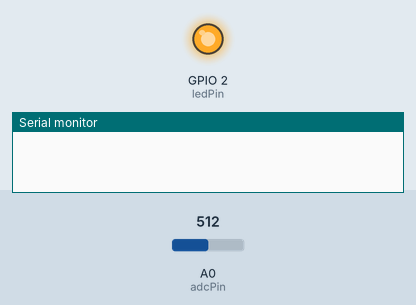
This sketch was run on a simulated ESP8266 (NodeMCU). Shown: output pins drawn as LEDs (lit = HIGH), the last lines printed to the serial monitor. The inputs (shaded band) are chosen by the test bench; at power-on: A0 (adcPin) = 512. Pins used as bus, display or sensor lines are not drawn.

Above: at 2.0 s.
At 63.94 s:
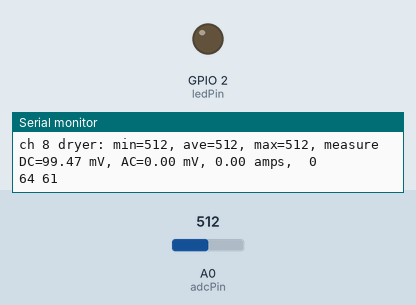
Timing chart, 0 to 81.2 s (numbered marks = the images above):
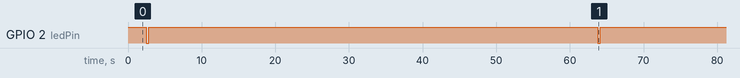

Measured:
- by itself, GPIO 2 (ledPin): alternates HIGH for 61.0 s and LOW for 0.29 s

The sketch:

IoTCayenne.ino
```cpp
/*
 * This is part of a current measuring project. See here for more
 * explanation: https://www.hackster.io/wjcarpenter/iot-power-strip-fb6c8b
 *
 * Iterate over all input channels, average a bunch of reads from each.
 * Send the AC voltage results to Cayenne dashboard, channel for channel.
 * Print results to the console for local monitoring.
 */

// Cayenne config start -------------------------------------
//#define CAYENNE_DEBUG
#define CAYENNE_PRINT Serial
#include <CayenneMQTTESP8266.h>

// WiFi network info.
#if 0
#else
char ssid[] = "SSID";
char wifiPassword[] = "wifi password";
#endif

// Cayenne authentication info. This should be obtained from the Cayenne Dashboard.
#if 0
#else
char username[] = "cayenne-device-username";
char password[] = "cayenne-device-password";
char clientID[] = "cayenne-device-clientID";
#endif
// Cayenne config end   -------------------------------------

// one-liner calculated values for each measurement chunk
#define PRINT_MEASUREMENT_SUMMARY 1
// print the tick value for each ADC read
#define PRINT_ALL_SAMPLES 0

// delay (in ms) between iterations of the channel scan
const int ITERATION_DELAY = 60 * 1000; // ms

// delay (in ms) after selecting a channel and first reading it
// I don't know if this "settling time" is necessary
const int PRE_MEASUREMENT_DELAY = 100; // ms

// we're going to take a bunch of samples, but we are really fast
// so sleep between samples.
// Sampling theorem: Need to sample at least 2x the frequency.
// Frequency (North America) is 60 Hz, which is 16.67 ms per cycle.
// 16.67 / 120samples == 0.139 ms/sample, 139 us/sample. Rounding
// down to 100 us/sample to allow for the physical world.
// (The same calculation for 50 Hz gives 167 us/sample, so we're
// OK there if we aim for 60 Hz.)
const int INTRA_MEASUREMENT_DELAY = 100; // microseconds

// number of readings to take for averaging
// I want a bit more than one cycle; 16.67ms for 60 Hz, 20ms for 50 Hz
// If you go for many cycles, you risk the chance of picking up an outlier
// min or max reading
const int DURATION_OF_MEASUREMENT = 21000; // microseconds

const int READS_PER_MEASUREMENT = DURATION_OF_MEASUREMENT / INTRA_MEASUREMENT_DELAY;

typedef struct
{
  float slope;
  float intercept;
} LINE;  // you know: y = mx + b

// these are AC amps (x axis), AC rms mV (y axis)
// in theory, these should all be the same, but they can be slightly different due to physics
static LINE ac_input_1 {24.1, -1.09};
static LINE ac_input_2 {24.1, -1.09};
static LINE ac_input_3 {24.1, -1.09};
static LINE ac_input_4 {24.1, -1.09};
static LINE ac_input_5 {24.1, -1.09};

// these are AC rms mV (x axis), ticks (y axis)
// in theory, these should all be the same, but they can be slightly different due to physics
static LINE ac_mux_pin_0  {1.25, 6.15};
static LINE ac_mux_pin_4  {1.25, 6.18};
static LINE ac_mux_pin_8  {1.27, 3.79};
static LINE ac_mux_pin_12 {1.26, 3.67};

// these are DC mV (x axis), ticks (y axis)
// in theory, these should all be the same, but they acan be slightly different due to physics
static LINE dc_mux_pin_0  {0.946, 415};
static LINE dc_mux_pin_4  {0.944, 419};
static LINE dc_mux_pin_8  {0.945, 418};
static LINE dc_mux_pin_12 {0.944, 423};

typedef enum {ON=2, OFF=-2, MIDDLE=0} ON_OFF_STATE;

// it's hard to avoid using overloaded terminology
// a "channel" is a path all the way from the AC current source to the ADC pin
typedef struct
{
  int mux_pin;         // the input pin/channel on the multiplexer chip
  char *name;          // we're all human
  LINE ac_mv_vs_amps;  // the AC input geometry
  LINE ticks_vs_ac_mv; // the mux pin AC geometry
  LINE ticks_vs_dc_mv; // the mux pin DC geometry
  int ticks_dc_bias;   // not used in the current code

  int ticks_minimum;   // ADC measured during sampling
  int ticks_average;   // ADC measured during sampling
  int ticks_maximum;   // ADC measured during sampling

  ON_OFF_STATE state;         // is we is, or is we ain't?
  long last_state_change;     // seconds
  float threshold_for_off;    // values below this mean the device is off
  float threshold_for_on;     // values above this mean the device is on
  int seconds_for_off;        // how long must it be off before we believe it?
  int seconds_for_on;         // likewise, for believing on?

  int ac_voltage_virtual_pin; // calculated AC Vrms
  int on_off_virtual_pin;     // use this fake pin to tell Cayenne off or on
  int ticks_min_virtual_pin;  // actual value read from the ADC
  int ticks_ave_virtual_pin;  // actual value read from the ADC
  int ticks_max_virtual_pin;  // actual value read from the ADC
} CHANNEL;

// for the current project, there are 4 possible inputs, but I am only using 2
static CHANNEL c0  = { 0, "washer",     ac_input_4, ac_mux_pin_0,  dc_mux_pin_0,  409, 0,0,0, MIDDLE,0, 1.0,4.0,360,60, 30,20,40,50,60};
static CHANNEL c4  = { 4, "channel 4",  ac_input_4, ac_mux_pin_4,  dc_mux_pin_4,  409, 0,0,0, MIDDLE,0, 1.0,4.0,0,0,    34,24,44,54,64};
static CHANNEL c8  = { 8, "dryer",      ac_input_5, ac_mux_pin_8,  dc_mux_pin_8,  409, 0,0,0, MIDDLE,0, 1.0,4.0,60,60,  38,28,48,58,68};
static CHANNEL c12 = {12, "channel 12", ac_input_5, ac_mux_pin_12, dc_mux_pin_12, 409, 0,0,0, MIDDLE,0, 1.0,4.0,0,0,    42,32,52,62,72};

static CHANNEL channels[] = {c0, c8};
const int CHANNEL_COUNT = sizeof(channels)/sizeof(channels[0]);

const int adcPin = A0;        // input pin for the ADC signal
const int ledPin = LED_BUILTIN;  // output pin for the LED
const int LED_ON = LOW;
const int LED_OFF = HIGH;
// the mux uses active high for the address lines
const int ADDRESS_LINE_SELECTED = HIGH;
const int ADDRESS_LINE_DESELECTED = LOW;

// these are the 4 pins used for address lines from the ESP32 to the multiplexer
// they correspond to            s0,s1,s2, s3   on the mux
const int MUX_ADDRESS_LINES[] = {0, 4, 13, 12};
const int MUX_ADDRESS_LINE_COUNT = sizeof(MUX_ADDRESS_LINES) / sizeof(MUX_ADDRESS_LINES[0]);

void setup()
{
  // declare the ledPin as an OUTPUT:
  pinMode(ledPin, OUTPUT);
  digitalWrite(ledPin, LED_OFF);

  Serial.begin(115200);

  for (int ii=0; ii<MUX_ADDRESS_LINE_COUNT; ++ii)
  {
    int thisPin = MUX_ADDRESS_LINES[ii];
    pinMode(thisPin, OUTPUT);
    digitalWrite(thisPin, LOW); // not really required, just for safety
  }

  Cayenne.begin(username, password, clientID, ssid, wifiPassword);
}

static long previous_now = 0;
void loop()
{
  Cayenne.loop();
  digitalWrite(ledPin, LED_ON); // just for fun, turn LED on while measuring
  for (int channelDex=0; channelDex<CHANNEL_COUNT; ++channelDex)
  {
#if PRINT_MEASUREMENT_SUMMARY
    if (channelDex == 0)
    {
      Serial.println();
      long now = get_sorta_time_seconds();
      Serial.print(now); Serial.print(" ");Serial.println(now - previous_now);
      previous_now = now;
    }
#endif
    CHANNEL thisChannel = channels[channelDex];
    measure_one_channel(&thisChannel);
    process_channel_results(&thisChannel);
  }
  digitalWrite(ledPin, LED_OFF);
  delay(ITERATION_DELAY);
}

void measure_one_channel(CHANNEL *thisChannel)
{
  select_a_mux_pin(thisChannel->mux_pin);
  delay(PRE_MEASUREMENT_DELAY);
  int total = 0;
  int min = 1025;
  int max = -1;
#if PRINT_ALL_SAMPLES
  Serial.println();
#endif
  for (int ii=0; ii<READS_PER_MEASUREMENT; ++ii)
  {
    int adcValue = analogRead(adcPin);
#if PRINT_ALL_SAMPLES
    Serial.print(adcValue); Serial.print(" ");
#endif
    if (adcValue < min) min = adcValue;
    if (adcValue > max) max = adcValue;
    total += adcValue;
    if (INTRA_MEASUREMENT_DELAY > 0) delayMicroseconds(INTRA_MEASUREMENT_DELAY);
  }
#if PRINT_ALL_SAMPLES
  Serial.println();
#endif
  thisChannel->ticks_average = ( total + (READS_PER_MEASUREMENT / 2) ) / READS_PER_MEASUREMENT;
  thisChannel->ticks_minimum = min;
  thisChannel->ticks_maximum = max;
}

void select_a_mux_pin(int mux_pin)
{
  for (int ii=0; ii<MUX_ADDRESS_LINE_COUNT; ++ii)
  {
    if (((mux_pin>>ii) & 0x1) == 0x1)
    {
      digitalWrite(MUX_ADDRESS_LINES[ii], ADDRESS_LINE_SELECTED);
    }
    else
    {
      digitalWrite(MUX_ADDRESS_LINES[ii], ADDRESS_LINE_DESELECTED);
    }
  }
}

void process_channel_results(CHANNEL *thisChannel)
{
  float dcVoltage = ticks_to_DC_millivolts(thisChannel);
  float acVoltage = ticks_to_AC_millivolts(thisChannel);
  float acCurrent = AC_millivolts_to_AC_amps(thisChannel, acVoltage);

  Cayenne.virtualWrite(thisChannel->mux_pin, acCurrent);
  Cayenne.virtualWrite(thisChannel->ac_voltage_virtual_pin, acVoltage);
  Cayenne.virtualWrite(thisChannel->ticks_min_virtual_pin, thisChannel->ticks_minimum);
  Cayenne.virtualWrite(thisChannel->ticks_ave_virtual_pin, thisChannel->ticks_average);
  Cayenne.virtualWrite(thisChannel->ticks_max_virtual_pin, thisChannel->ticks_maximum);

  ON_OFF_STATE new_state = MIDDLE; // this shouldn't happen except at startup or an unlucky edge measurement
  if (acCurrent <= thisChannel->threshold_for_off)
  {
    new_state = OFF;
  }
  else if (acCurrent >= thisChannel->threshold_for_on)
  {
    new_state = ON;
  }
  ON_OFF_STATE channelState = thisChannel->state;
  if (new_state != thisChannel->state)
  {
    long now = get_sorta_time_seconds();
    long delta = now -thisChannel->last_state_change;
    // The millis() function wraps around every 50 days or so, at which
    // time the delta will be a large negative number. Adjust for that.
    // If we miss a state change, we'll get it on a future next iteration.
    // So, every couple of months, there is a potential for a state change
    // being delayed ... as much as double the configured delay.
    if (delta < 0)
    {
      delta = 0;
      thisChannel->last_state_change = now;
    }
    if ((new_state == ON  &&  delta >= thisChannel->seconds_for_on)
    ||  (new_state == OFF &&  delta >= thisChannel->seconds_for_off))
    {
      thisChannel->state = new_state;
      thisChannel->last_state_change = now;
    }
  }
  Cayenne.virtualWrite(thisChannel->on_off_virtual_pin, thisChannel->state);

#if PRINT_MEASUREMENT_SUMMARY
  // if this were time-critical or if I needed the TX/RX pins
  // for something, I would not do the console output
  // handy during development, though
  Serial.print("ch ");
  Serial.print(thisChannel->mux_pin);
  Serial.print(" ");
  Serial.print(thisChannel->name);
  Serial.print(": min=");
  Serial.print(thisChannel->ticks_minimum);
  Serial.print(", ave=");
  Serial.print(thisChannel->ticks_average);
  Serial.print(", max=");
  Serial.print(thisChannel->ticks_maximum);
  Serial.print(", measure DC=");
  Serial.print(dcVoltage);
  Serial.print(" mV, AC=");
  Serial.print(acVoltage);
  Serial.print(" mV, ");
  Serial.print(acCurrent);
  Serial.print(" amps,  ");
  Serial.print(thisChannel->state);
  Serial.println();
#endif
}

// ticks = (slope * mv) + intercept
// (ticks - intercept) / slope = mv
float ticks_to_DC_millivolts(CHANNEL *thisChannel)
{
  int ticks       = thisChannel->ticks_average;
  float slope     = thisChannel->ticks_vs_dc_mv.slope;
  float intercept = thisChannel->ticks_vs_dc_mv.intercept;
  float mV = (ticks - intercept) / slope;
  if (mV < 0) mV = 0;
  return mV;
}

// ticks = (slope * mv) + intercept
// (ticks - intercept) / slope = mv
float ticks_to_AC_millivolts(CHANNEL *thisChannel)
{
  // A more accurate way to do this would be to record all of the sample
  // points and then best-fit a sinusoidal wave regression to those points.
  // Then use the amplitude of that sine wave as the peak.
  //
  // Simpler to just take the observed maximum as the amplitude (subtracting
  // out the observed average, which ought to be "zero" [the DC bias built
  // into the circuit]). The only problem is if the signal is noisy. Then the
  // observed maximum could be an outlier, and the amplitude would be too high.

  int ticks       = thisChannel->ticks_maximum - thisChannel->ticks_average;
  float slope     = thisChannel->ticks_vs_ac_mv.slope;
  float intercept = thisChannel->ticks_vs_ac_mv.intercept;
  float mV = (ticks - intercept) / slope;
  // convert to rms (Vpeak / sqrt(2))
  mV = mV * 0.7071;
  if (mV < 0) mV = 0;
  return mV;
}

// mv = (slope * amps) + intercept
// (mv - intercept) / slope = amps
float AC_millivolts_to_AC_amps(CHANNEL *thisChannel, float acVoltage)
{
  float slope     = thisChannel->ac_mv_vs_amps.slope;
  float intercept = thisChannel->ac_mv_vs_amps.intercept;
  float acCurrent = (acVoltage - intercept) / slope;
  if (acCurrent < 0.1) acCurrent = 0; // very low currents are inaccurate
  return acCurrent;
}

// only approximately correct since millis() is only approximately correct
long get_sorta_time_seconds()
{
  long sorta_millis = millis();
  return (sorta_millis + 500) / 1000;
}
```
